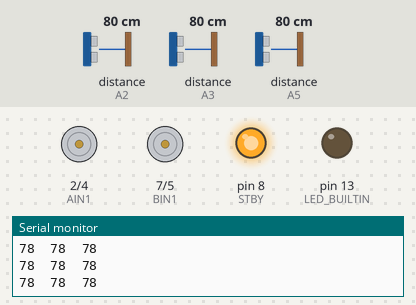
Simulated run of this sketch. Board: Arduino Uno, built with avr-gcc and run on an emulated ATmega328P. On the bench: motor-driver pin pairs drawn as motors (green arrow = first pin HIGH = forward, orange = second pin HIGH = backward, longer = more drive, scaled by the enable pin, stopped while the standby pin is LOW), output pins drawn as LEDs (lit = HIGH), the last lines printed to the serial monitor. Wiring (inferred from the names in the program): 3 × ultrasonic range finder: trigger pin 12, echo A3 / trigger A1, echo A2 / trigger A4, echo A5. The test bench sets the inputs (shaded band); at power-on: distance to the obstacle (sensors on A2, A3, A5) 80 cm. The echo pulse lasts 58.3 µs per cm; pins used as bus, display or sensor lines are not drawn.

Above: at 2.2 s.
2.3 s: distance to the obstacle (sensor on A2) set to 34 cm
3.8 s: distance to the obstacle (sensor on A2) set to 27 cm
At 4.9 s:
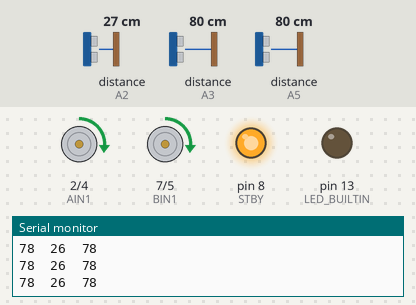
5.3 s: distance to the obstacle (sensor on A3) set to 34 cm
6.8 s: distance to the obstacle (sensor on A3) set to 28 cm
At 7.5 s:
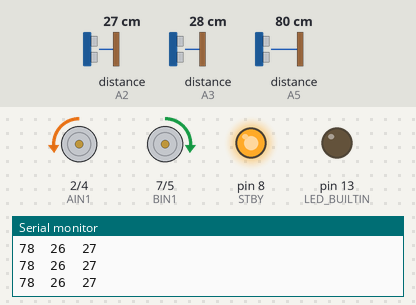
8.3 s: distance to the obstacle (sensor on A3) set to 35 cm
At 8.9 s:
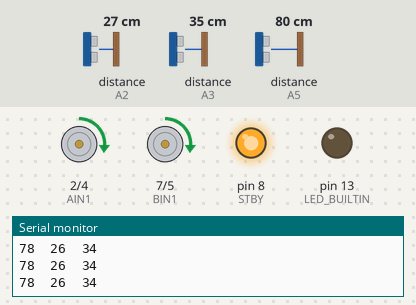
9.8 s: distance to the obstacle (sensor on A5) set to 33 cm
11.3 s: distance to the obstacle (sensor on A5) set to 27 cm
At 12.7 s:
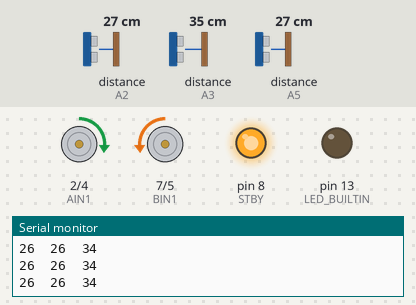
Timing chart, 0 to 13.8 s (numbered marks = the images above; inputs shaded):
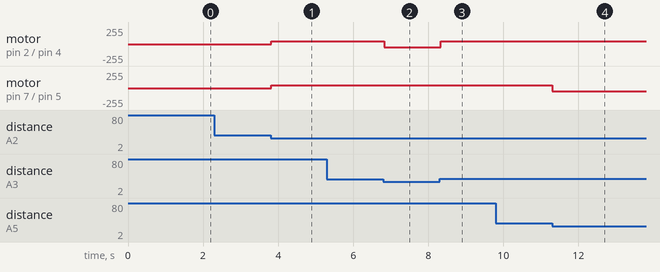

Measured:
- the behaviour switches between 31 and 30 cm on distance to the obstacle (sensor on A2) (found by bisection; images 0 and 1)
- the behaviour switches between 31 and 30 cm on distance to the obstacle (sensor on A3) (found by bisection; images 1 and 2)
- the behaviour switches between 31 and 30 cm on distance to the obstacle (sensor on A5) (found by bisection; images 3 and 4)
- after the input at 3.8 s, motor on pin 2 (AIN1) / pin 4 (AIN2), motor on pin 7 (BIN1) / pin 5 (BIN2): stopped → forward 45/255 at once
- after the input at 6.8 s, motor on pin 2 (AIN1) / pin 4 (AIN2): forward 45/255 → backward 45/255 at once
- after the input at 8.3 s, motor on pin 2 (AIN1) / pin 4 (AIN2): backward 45/255 → forward 45/255 at once
- after the input at 11.3 s, motor on pin 7 (BIN1) / pin 5 (BIN2): forward 45/255 → backward 45/255 at once

The sketch:

object_follower_v1_0_0.ino.ino
```cpp
/***************************************************************************
 Revision: 1.0.0 - 2022/05/24 - initial release
 Layad Circuits Electronics Engineering Supplies and Services
 B314 Lopez Bldg., Session Rd. cor. Assumption Rd., Baguio City, Philippines
 www.layadcircuits.com
 general: info@layadcircuits.com
 sales: sales@layadcircuits.com
 +63-916-442-8565
 ***************************************************************************/


#define PIN_TRIG1 A4
#define PIN_ECHO1 A5
#define PIN_TRIG2 A1
#define PIN_ECHO2 A2
#define PIN_TRIG3 12
#define PIN_ECHO3 A3

#define AIN1 2
#define BIN1 7
#define AIN2 4
#define BIN2 5
#define PWMA 3
#define PWMB 6
#define STBY 8
#define SENSOR_L A0
#define SENSOR_C A1
#define SENSOR_R A2

#define MAX_DISTANCE 100     // Maximum distance (in cm) to sense.
#define MOVEMENT_DIST_MAX 30 //max distance where the robot could move
#define MOVEMENT_DIST_MIN 6  //min distance where the robot could move

const byte  DIST_MID=0; // distance sensed is in between min and max
const byte  DIST_MIN=1; // distance is at the minimum
const byte  DIST_MAX=2; // distance is at the maximum

float duration;
float distance;
unsigned int dist[3];
unsigned int distL;
unsigned int distC;
unsigned int distR;


byte checkdist(unsigned int d)
{
  byte retval=  DIST_MID;

  if(d < MOVEMENT_DIST_MIN) retval = DIST_MIN;
  else if(d < MOVEMENT_DIST_MAX) retval = DIST_MID;
  else  retval = DIST_MAX;

  return retval;
}


void speedSetting(byte val)
{
  // set speed of motor A
  analogWrite(PWMA,val);
  // set speed of motor B
  analogWrite(PWMB,val);
}

void forward()
{
  // move right motor(s) forward
  digitalWrite(AIN1,HIGH);
  digitalWrite(AIN2,LOW);
  // move left motor(s) forward
  digitalWrite(BIN1,HIGH);
  digitalWrite(BIN2,LOW);
}

void backward()
{
  // move right motor(s) backward
  digitalWrite(AIN1,LOW);
  digitalWrite(AIN2,HIGH);
  // move right motor(s) backward
  digitalWrite(BIN1,LOW);
  digitalWrite(BIN2,HIGH);
}

void turnleft()
{
  // move right motor(s) forward
  digitalWrite(AIN1,HIGH);
  digitalWrite(AIN2,LOW);
  // move left motor(s) backward
  digitalWrite(BIN1,LOW);
  digitalWrite(BIN2,HIGH);
}

void turnright()
{
  // move right motor(s) backward
  digitalWrite(AIN1,LOW);
  digitalWrite(AIN2,HIGH);
  // move left motor(s) forward
  digitalWrite(BIN1,HIGH);
  digitalWrite(BIN2,LOW);
}

void motorstop()
{
  digitalWrite(AIN1,LOW);
  digitalWrite(AIN2,LOW);
  digitalWrite(BIN1,LOW);
  digitalWrite(BIN2,LOW);
}

void shortbreak()
{
  digitalWrite(AIN1,HIGH);
  digitalWrite(AIN2,HIGH);
  digitalWrite(BIN1,HIGH);
  digitalWrite(BIN2,HIGH);
}

void ultrasonicroutine(){
  static unsigned long t;
  if(millis() - t < 35) return;
  t=millis();

   digitalWrite(PIN_TRIG1, LOW);
   delayMicroseconds(2);
   digitalWrite(PIN_TRIG1, HIGH);
   delayMicroseconds(10);
   digitalWrite(PIN_TRIG1, LOW);
   duration = pulseIn(PIN_ECHO1, HIGH, 29000);
   distance = duration * 0.034/2;
   if(distance >= MAX_DISTANCE)    distance = MAX_DISTANCE;
   if(distance == 0 )  distance = MAX_DISTANCE;
   distL = distance;

   digitalWrite(PIN_TRIG2, LOW);
   delayMicroseconds(2);
   digitalWrite(PIN_TRIG2, HIGH);
   delayMicroseconds(10);
   digitalWrite(PIN_TRIG2, LOW);
   duration = pulseIn(PIN_ECHO2, HIGH, 29000);
   distance = duration * 0.034/2;
   if(distance >= MAX_DISTANCE)    distance = MAX_DISTANCE;
   if(distance == 0 )  distance = MAX_DISTANCE;
   distC= distance;

   digitalWrite(PIN_TRIG3, LOW);
   delayMicroseconds(2);
   digitalWrite(PIN_TRIG3, HIGH);
   delayMicroseconds(10);
   digitalWrite(PIN_TRIG3, LOW);
   duration = pulseIn(PIN_ECHO3, HIGH, 29000);
   distance = duration * 0.034/2;
   if(distance >= MAX_DISTANCE)    distance = MAX_DISTANCE;
   if(distance == 0 )  distance = MAX_DISTANCE;
   distR = distance;

   //display the distances for debugging
   Serial.print(distL);Serial.print(F("\t"));
   Serial.print(distC);Serial.print(F("\t"));
   Serial.print(distR);Serial.print(F("\t"));
   Serial.println();
}

void setup() {
  Serial.begin(115200);
  pinMode(AIN1,OUTPUT);
  pinMode(AIN2,OUTPUT);
  pinMode(BIN1,OUTPUT);
  pinMode(BIN2,OUTPUT);
  pinMode(STBY,OUTPUT);
  digitalWrite(STBY,HIGH);//enable driver
  pinMode(LED_BUILTIN,OUTPUT);
  pinMode(PIN_TRIG1,OUTPUT);
  pinMode(PIN_ECHO1,INPUT);
  pinMode(PIN_TRIG2,OUTPUT);
  pinMode(PIN_ECHO2,INPUT);
  pinMode(PIN_TRIG3,OUTPUT);
  pinMode(PIN_ECHO3,INPUT);

  // adjust the speed depending on how your robot reacts to the object
  // speed is from 0 to 255
  speedSetting(45);
  delay(1000); // add 1s delay
}

void loop() {
    ultrasonicroutine();

  // find the condition you need to keep the car in a ceratin movement
       if(checkdist(distL) ==  DIST_MAX     && checkdist(distC) ==  DIST_MAX      && checkdist(distR) ==  DIST_MID)   turnright();
  else if(checkdist(distL) ==  DIST_MAX     && checkdist(distC) ==  DIST_MID      && checkdist(distR) ==  DIST_MID)   turnright();
  else if(checkdist(distL) ==  DIST_MAX     && checkdist(distC) ==  DIST_MID      && checkdist(distR) ==  DIST_MIN)   turnright();
  else if(checkdist(distL) ==  DIST_MID     && checkdist(distC) ==  DIST_MAX      && checkdist(distR) ==  DIST_MAX)   turnleft();
  else if(checkdist(distL) ==  DIST_MID     && checkdist(distC) ==  DIST_MID      && checkdist(distR) ==  DIST_MAX)   turnleft();
  else if(checkdist(distL) ==  DIST_MIN     && checkdist(distC) ==  DIST_MID      && checkdist(distR) ==  DIST_MAX)   turnleft();
  else if(checkdist(distL) ==  DIST_MAX     && checkdist(distC) ==  DIST_MID      && checkdist(distR) ==  DIST_MAX)   forward();
  else if(checkdist(distL) ==  DIST_MID     && checkdist(distC) ==  DIST_MID      && checkdist(distR) ==  DIST_MID)
  {
         if(distC >= distL && distC >= distR) forward();
    else if(distC >= distL && distC <  distR) turnright();
    else if(distC <  distL && distC >=  distR) turnleft();
    else if(distC <  distL && distC <   distR) forward();
    else if(distC == distL && distC == distR) forward();
    else motorstop();//all others not captures will cause the car to stop
  }
  else motorstop(); //all others not captures will cause the car to stop
}
```
